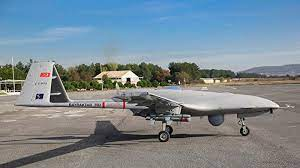
#> input picture resim_donusum_dizeyi/resim.jpg, 300 x 168 px
$ python main.py
#> lines starting #> are read from the running program, lines starting #| are printed output that depends on the picture
import cv2
import numpy as np

img = cv2.imread('resim.jpg', 0)
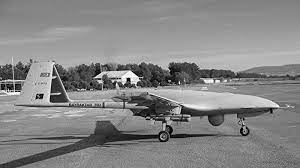
#> img: shape (168, 300); min 0, max 255, mean 134.2

row, col = img.shape
#> row = 168; col = 300

M = np.float32([[1, 0, 50], [0, 1, 100]])

dst = cv2.warpAffine(img, M, (row, col))
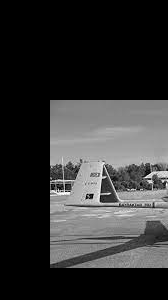
#> dst: shape (300, 168); min 0, max 255, mean 52.8

cv2.imshow('resim', img)
cv2.imshow('dst', dst)
cv2.waitKey(0)
cv2.destroyAllWindows()
